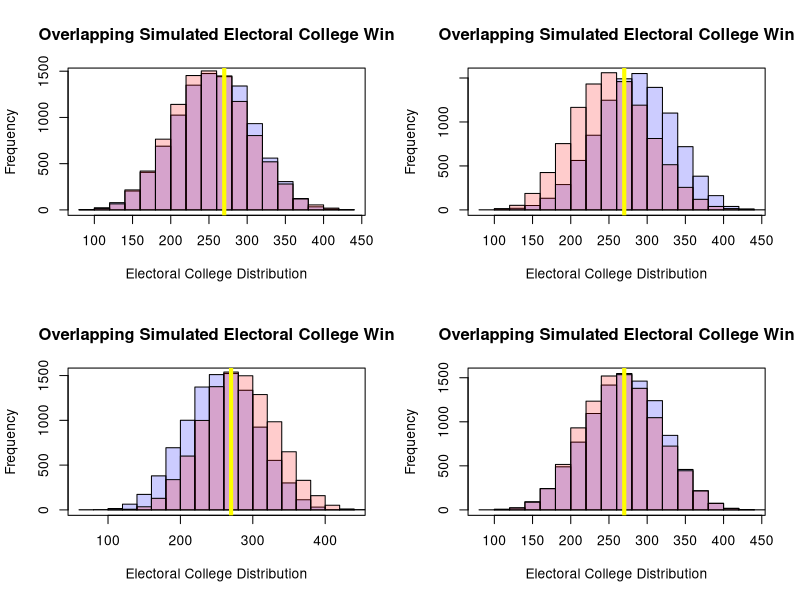

This chart was generated by the following R code:
# Josemari Feliciano
# Homework 11

# sets working directory
wd<-"/Users/jfeliciano/Documents/advancedr/homework/Assignment11"
setwd(wd) 

# loads election data from directory
election_data <- read.csv("Election data.csv", header=TRUE)
par(mfrow=c(2,2)) 

election_simulator <- function(seed_num, num_sim, method){
  
  set.seed(seed_num) # assigns seed
  
  dem_ec_tally <- rep(0,num_sim)
  rep_ec_tally <- rep(0,num_sim)
  
  for(state in 1:nrow(election_data)) {
    
    if(method==1) {
      current_state <- rmultinom(num_sim, 1, prob = c(election_data[state,'Democrat_Per'], election_data[state,'Republican_Per'],  election_data[state,'Other_Per']))
    }else if(method==2){
      current_state <- rmultinom(num_sim, 1, prob = c(election_data[state,'Democrat_Per'] + election_data[state,'Other_Per'], election_data[state,'Republican_Per']))
    }else if(method==3){
      current_state <- rmultinom(num_sim, 1, prob = c(election_data[state,'Democrat_Per'], election_data[state,'Republican_Per'] + election_data[state,'Other_Per']))
    }else if (method==4){
      current_state <- rmultinom(num_sim, 1, prob = c(election_data[state,'Democrat_Per'] + election_data[state,'Other_Per']/2, election_data[state,'Republican_Per'] + election_data[state,'Other_Per']/2))
    }
    
    for(col in 1:ncol(current_state)) {
      if(current_state[1,col] == 1){
        dem_ec_tally[col] <- dem_ec_tally[col] + election_data[state,"Electoral.Votes"] 
      }else if(current_state[2,col] == 1){
        rep_ec_tally[col] <- rep_ec_tally[col] + election_data[state,"Electoral.Votes"] 
      }
    }
  }
  
  hist(dem_ec_tally, col=rgb(0,0,1,0.2), main="Overlapping Simulated Electoral College Win", xlab="Electoral College Distribution")
  hist(rep_ec_tally, col=rgb(1,0,0,0.2), add=T)
  box()
  abline(v = 270, lwd=4, col="yellow")
  
  # calculate probability for winning
  dem_win <- 0
  rep_win <- 0 
  
  for(index in 1:length(dem_ec_tally)) {
    if(dem_ec_tally[index] > rep_ec_tally[index] && dem_ec_tally[index] >= 270) {
      dem_win <- dem_win + 1
    }else if(dem_ec_tally[index] < rep_ec_tally[index] && rep_ec_tally[index] >= 270) {
      rep_win <- rep_win + 1
    }
  }
  
  print(paste0("Using Method ",method, ", the probabilities for the Democrats and Republicans to outright win are ",dem_win/num_sim, " and ",rep_win/num_sim,", respectively."," The probability of an undecided election is ",1-dem_win/num_sim-rep_win/num_sim))
  
}

election_simulator(seed_num=1234, num_sim=10000, method=1)
election_simulator(seed_num=1234, num_sim=10000, method=2)
election_simulator(seed_num=1234, num_sim=10000, method=3)
election_simulator(seed_num=1234, num_sim=10000, method=4)



